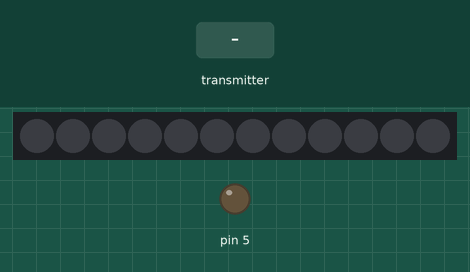
This sketch was run on a simulated Arduino Uno, built with avr-gcc and run on an emulated ATmega328P. On the bench: 12 RGB LEDs in strip order, left to right, output pins drawn as LEDs (lit = HIGH). The inputs (shaded band) are chosen by the test bench. Dim RGB values are drawn brighter than linear; no radio packets arrive unless stated.

Above: at 1.2 s.
1.3 s: the transmitter starts sending text = 0
At 1.45 s:
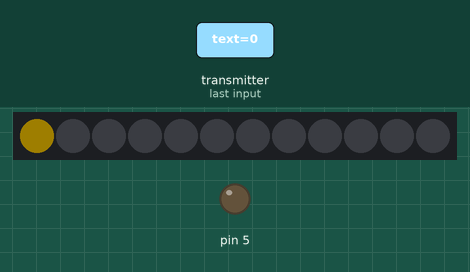
At 2.38 s:
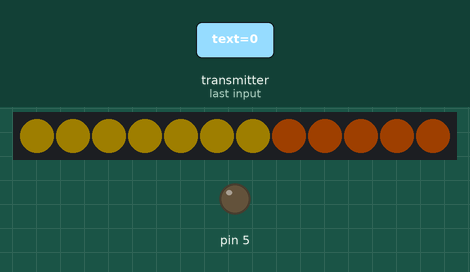
3.7 s: the transmitter starts sending text = 1
At 4.54 s:
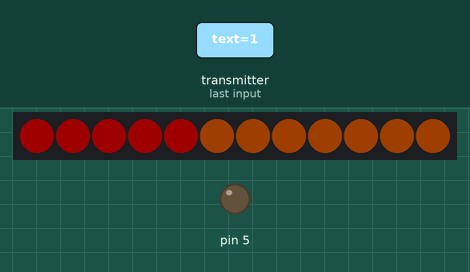
Timing chart, 0 to 6.7 s (numbered marks = the images above; inputs shaded):
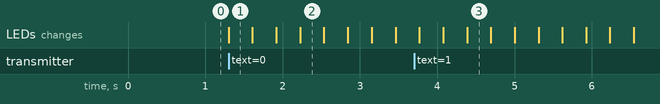

The sketch:

Childwatch_Final.ino
```cpp
#include<SPI.h>
#include <Adafruit_NeoPixel.h>
#include "nRF24L01.h"
#include "RF24.h"
#define CE_PIN 7
#define CSN_PIN 8
#define PIN 6                      // 디지털핀 어디에 연결했는지 입력
#define LEDNUM 12                  // 연결된 네오픽셀의 숫자입력
#define BRIGHTNESS 30              // 네오픽셀의 밝기를 설정합니다. (0~255)
RF24 radio(CE_PIN, CSN_PIN);
byte adress[6] = {"00001"};
char send_text[2] = {'0', '1'};
Adafruit_NeoPixel strip = Adafruit_NeoPixel(LEDNUM, PIN, NEO_GRBW + NEO_KHZ800);
void setup() {
  Serial.begin(9600);
  // put your setup code here, to run once
  pinMode(6, OUTPUT);
  pinMode(5, OUTPUT);
  radio.begin();
  radio.setPALevel(RF24_PA_MIN);
  radio.openReadingPipe(0, adress);
  radio.startListening();
  strip.setBrightness(BRIGHTNESS);
}

void loop() {
  strip.begin();  // 네오픽셀 제어시작
  strip.show();// 네오픽셀 초기화
  if(radio.available()){
    char text;
    radio.read(&text, sizeof(text));
    switch(text)
    {
      case '0':
        colorWipe(strip.Color(255, 200, 0), 30);
        colorWipe(strip.Color(255, 100, 0), 30);
        //Serial.println(text);
        break;

      case '1':
        colorWipe(strip.Color(255, 0, 0), 30);
        colorWipe(strip.Color(0, 0, 0), 30);
        colorWipe(strip.Color(255, 0, 0), 30);
        colorWipe(strip.Color(0, 0, 0), 30);
        colorWipe(strip.Color(255, 0, 0), 30);
        colorWipe(strip.Color(0, 0, 0), 30);
        //Serial.println(text);
        break;
    }
  }
}
void colorWipe(uint32_t c, uint8_t wait) {
  for(uint16_t i=0; i<strip.numPixels(); i++) {
      strip.setPixelColor(i, c);
      strip.show();
      delay(wait);
  }
}
```

Measured:
- after the input at 1.3 s, the LEDs: change at once (image 1)
